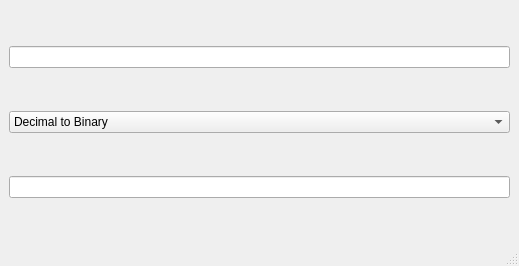
<?xml version="1.0" encoding="UTF-8"?>
<ui version="4.0">
 <class>MainWindow</class>
 <widget class="QMainWindow" name="MainWindow">
  <property name="geometry">
   <rect>
    <x>0</x>
    <y>0</y>
    <width>519</width>
    <height>266</height>
   </rect>
  </property>
  <property name="windowTitle">
   <string>MainWindow</string>
  </property>
  <widget class="QWidget" name="centralwidget">
   <layout class="QHBoxLayout" name="horizontalLayout">
    <item>
     <layout class="QVBoxLayout" name="verticalLayout">
      <item>
       <widget class="QLineEdit" name="InputNum">
        <property name="text">
         <string/>
        </property>
       </widget>
      </item>
      <item>
       <widget class="QComboBox" name="Conversion">
        <item>
         <property name="text">
          <string>Decimal to Binary</string>
         </property>
        </item>
        <item>
         <property name="text">
          <string>Decimal to Octal</string>
         </property>
        </item>
        <item>
         <property name="text">
          <string>Decimal to Hexadecimal</string>
         </property>
        </item>
        <item>
         <property name="text">
          <string>Binary to Decimal</string>
         </property>
        </item>
        <item>
         <property name="text">
          <string>Octal to Decimal</string>
         </property>
        </item>
        <item>
         <property name="text">
          <string>Hexadecimal to Decimal</string>
         </property>
        </item>
        <item>
         <property name="text">
          <string>Binary to Octal</string>
         </property>
        </item>
        <item>
         <property name="text">
          <string>Binary to Hexadecimal</string>
         </property>
        </item>
        <item>
         <property name="text">
          <string>Octal to Binary</string>
         </property>
        </item>
        <item>
         <property name="text">
          <string>Octal to Hexadecimal</string>
         </property>
        </item>
        <item>
         <property name="text">
          <string>Hexadecimal to Octal</string>
         </property>
        </item>
        <item>
         <property name="text">
          <string>Hexadecimal to Binary</string>
         </property>
        </item>
       </widget>
      </item>
      <item>
       <widget class="QLineEdit" name="Result">
        <property name="text">
         <string/>
        </property>
        <property name="readOnly">
         <bool>true</bool>
        </property>
       </widget>
      </item>
     </layout>
    </item>
   </layout>
  </widget>
  <widget class="QMenuBar" name="menubar">
   <property name="geometry">
    <rect>
     <x>0</x>
     <y>0</y>
     <width>519</width>
     <height>21</height>
    </rect>
   </property>
  </widget>
  <widget class="QStatusBar" name="statusbar"/>
 </widget>
 <resources/>
 <connections/>
</ui>
